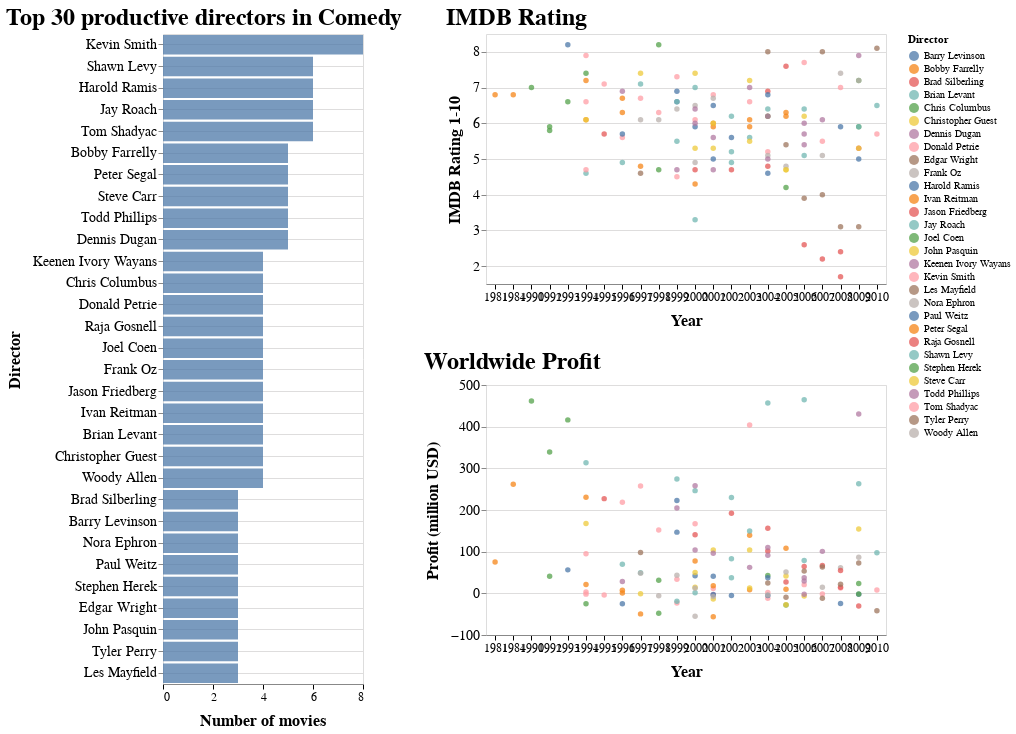

Source (notebook cell):
### Code cell
make_plot(genre = 'Comedy')

### Figure 1 — Vega-Lite specification as saved in the notebook (floating-point values rounded to 4 significant figures)
{"$schema": "https://vega.github.io/schema/vega-lite/v3.4.0.json", "config": {"axisX": {"domain": true, "domainWidth": 1, "grid": false, "gridColor": "#DEDDDD", "labelAngle": 0, "labelFont": "Arial", "labelFontSize": 12, "tickColor": "#000000", "tickSize": 5, "title": "X Axis Title (units)", "titleFont": "Arial", "titleFontSize": 16, "titlePadding": 10}, "axisY": {"domain": false, "grid": true, "gridColor": "#DEDDDD", "gridWidth": 1, "labelAngle": 0, "labelFont": "Arial", "labelFontSize": 14, "title": "Y Axis Title (units)", "titleFont": "Arial", "titleFontSize": 16, "titlePadding": 10}, "title": {"anchor": "start", "font": "Arial", "fontColor": "#000000", "fontSize": 24}, "view": {"height": 300, "width": 400}}, "datasets": {"data-1de48c468e58f005d5bb31c1f5b9267d": [{"Count": 8, "Director": "Kevin Smith", "Major_Genre": "Comedy"}, {"Count": 6, "Director": "Shawn Levy", "Major_Genre": "Comedy"}, {"Count": 6, "Director": "Harold Ramis", "Major_Genre": "Comedy"}, {"Count": 6, "Director": "Jay Roach", "Major_Genre": "Comedy"}, {"Count": 6, "Director": "Tom Shadyac", "Major_Genre": "Comedy"}, {"Count": 5, "Director": "Bobby Farrelly", "Major_Genre": "Comedy"}, {"Count": 5, "Director": "Peter Segal", "Major_Genre": "Comedy"}, {"Count": 5, "Director": "Steve Carr", "Major_Genre": "Comedy"}, {"Count": 5, "Director": "Todd Phillips", "Major_Genre": "Comedy"}, {"Count": 5, "Director": "Dennis Dugan", "Major_Genre": "Comedy"}, {"Count": 4, "Director": "Keenen Ivory Wayans", "Major_Genre": "Comedy"}, {"Count": 4, "Director": "Chris Columbus", "Major_Genre": "Comedy"}, {"Count": 4, "Director": "Donald Petrie", "Major_Genre": "Comedy"}, {"Count": 4, "Director": "Raja Gosnell", "Major_Genre": "Comedy"}, {"Count": 4, "Director": "Joel Coen", "Major_Genre": "Comedy"}, {"Count": 4, "Director": "Frank Oz", "Major_Genre": "Comedy"}, {"Count": 4, "Director": "Jason Friedberg", "Major_Genre": "Comedy"}, {"Count": 4, "Director": "Ivan Reitman", "Major_Genre": "Comedy"}, {"Count": 4, "Director": "Brian Levant", "Major_Genre": "Comedy"}, {"Count": 4, "Director": "Christopher Guest", "Major_Genre": "Comedy"}, {"Count": 4, "Director": "Woody Allen", "Major_Genre": "Comedy"}, {"Count": 3, "Director": "Brad Silberling", "Major_Genre": "Comedy"}, {"Count": 3, "Director": "Barry Levinson", "Major_Genre": "Comedy"}, {"Count": 3, "Director": "Nora Ephron", "Major_Genre": "Comedy"}, {"Count": 3, "Director": "Paul Weitz", "Major_Genre": "Comedy"}, {"Count": 3, "Director": "Stephen Herek", "Major_Genre": "Comedy"}, {"Count": 3, "Director": "Edgar Wright", "Major_Genre": "Comedy"}, {"Count": 3, "Director": "John Pasquin", "Major_Genre": "Comedy"}, {"Count": 3, "Director": "Tyler Perry", "Major_Genre": "Comedy"}, {"Count": 3, "Director": "Les Mayfield", "Major_Genre": "Comedy"}], "data-b2b71579100f23351480873e3c0777b7": [{"Count": 6, "Director": "Tom Shadyac", "IMDB_Rating": 6.6, "MPAA_Rating": "PG-13", "Major_Genre": "Comedy", "Profit_Million": 95.22, "Title": "Ace Ventura: Pet Detective", "Year": 1994}, {"Count": 6, "Director": "Tom Shadyac", "IMDB_Rating": 5.6, "MPAA_Rating": "PG-13", "Major_Genre": "Comedy", "Profit_Million": 218.8, "Title": "The Nutty Professor", "Year": 1996}, {"Count": 6, "Director": "Tom Shadyac", "IMDB_Rating": 5.5, "MPAA_Rating": "PG", "Major_Genre": "Comedy", "Profit_Million": -1.781, "Title": "Evan Almighty", "Year": 2007}, {"Count": 6, "Director": "Tom Shadyac", "IMDB_Rating": 6.6, "MPAA_Rating": "PG-13", "Major_Genre": "Comedy", "Profit_Million": 404.0, "Title": "Bruce Almighty", "Year": 2003}, {"Count": 6, "Director": "Tom Shadyac", "IMDB_Rating": 6.7, "MPAA_Rating": "PG-13", "Major_Genre": "Comedy", "Profit_Million": 257.7, "Title": "Liar Liar", "Year": 1997}, {"Count": 6, "Director": "Tom Shadyac", "IMDB_Rating": 6.3, "MPAA_Rating": "PG-13", "Major_Genre": "Comedy", "Profit_Million": 152.2, "Title": "Patch Adams", "Year": 1998}, {"Count": 8, "Director": "Kevin Smith", "IMDB_Rating": 7.9, "MPAA_Rating": "R", "Major_Genre": "Comedy", "Profit_Million": 3.046, "Title": "Clerks", "Year": 1994}, {"Count": 8, "Director": "Kevin Smith", "IMDB_Rating": 7.1, "MPAA_Rating": "R", "Major_Genre": "Comedy", "Profit_Million": -3.992, "Title": "Mallrats", "Year": 1995}, {"Count": 8, "Director": "Kevin Smith", "IMDB_Rating": 5.7, "MPAA_Rating": "R", "Major_Genre": "Comedy", "Profit_Million": 7.875, "Title": "Cop Out", "Year": 2010}, {"Count": 8, "Director": "Kevin Smith", "IMDB_Rating": 7.7, "MPAA_Rating": "R", "Major_Genre": "Comedy", "Profit_Million": 20.89, "Title": "Clerks II", "Year": 2006}, {"Count": 8, "Director": "Kevin Smith", "IMDB_Rating": 7.3, "MPAA_Rating": "R", "Major_Genre": "Comedy", "Profit_Million": 33.95, "Title": "Dogma", "Year": 1999}, {"Count": 8, "Director": "Kevin Smith", "IMDB_Rating": 6.2, "MPAA_Rating": "PG-13", "Major_Genre": "Comedy", "Profit_Million": 2.066, "Title": "Jersey Girl", "Year": 2004}, {"Count": 8, "Director": "Kevin Smith", "IMDB_Rating": 6.8, "MPAA_Rating": "R", "Major_Genre": "Comedy", "Profit_Million": 11.76, "Title": "Jay and Silent Bob Strike Back", "Year": 2001}, {"Count": 8, "Director": "Kevin Smith", "IMDB_Rating": 7, "MPAA_Rating": "R", "Major_Genre": "Comedy", "Profit_Million": 12.85, "Title": "Zack and Miri Make a Porno", "Year": 2008}, {"Count": 3, "Director": "Brad Silberling", "IMDB_Rating": 5.7, "MPAA_Rating": "PG", "Major_Genre": "Comedy", "Profit_Million": 227.3, "Title": "Casper", "Year": 1995}, {"Count": 3, "Director": "Brad Silberling", "IMDB_Rating": 5.3, "MPAA_Rating": "PG-13", "Major_Genre": "Comedy", "Profit_Million": -30.45, "Title": "Land of the Lost", "Year": 2009}, {"Count": 3, "Director": "Brad Silberling", "IMDB_Rating": 6.9, "MPAA_Rating": "PG", "Major_Genre": "Comedy", "Profit_Million": 101.6, "Title": "Lemony Snicket's A Series of Unfortunate Events", "Year": 2004}, {"Count": 5, "Director": "Bobby Farrelly", "IMDB_Rating": 7.2, "MPAA_Rating": "PG-13", "Major_Genre": "Comedy", "Profit_Million": 230.4, "Title": "Dumb & Dumber", "Year": 1994}, {"Count": 5, "Director": "Bobby Farrelly", "IMDB_Rating": 6.7, "MPAA_Rating": "R", "Major_Genre": "Comedy", "Profit_Million": 7.223, "Title": "Kingpin", "Year": 1996}, {"Count": 5, "Director": "Bobby Farrelly", "IMDB_Rating": 6.3, "MPAA_Rating": "PG-13", "Major_Genre": "Comedy", "Profit_Million": 10.07, "Title": "Fever Pitch", "Year": 2005}, {"Count": 5, "Director": "Bobby Farrelly", "IMDB_Rating": 6, "MPAA_Rating": "PG", "Major_Genre": "Comedy", "Profit_Million": -56.4, "Title": "Osmosis Jones", "Year": 2001}, {"Count": 5, "Director": "Bobby Farrelly", "IMDB_Rating": 5.9, "MPAA_Rating": "PG-13", "Major_Genre": "Comedy", "Profit_Million": 8.537, "Title": "Stuck On You", "Year": 2003}, {"Count": 4, "Director": "Brian Levant", "IMDB_Rating": 4.6, "MPAA_Rating": "PG", "Major_Genre": "Comedy", "Profit_Million": 313.5, "Title": "The Flintstones", "Year": 1994}, {"Count": 4, "Director": "Brian Levant", "IMDB_Rating": 4.9, "MPAA_Rating": "PG", "Major_Genre": "Comedy", "Profit_Million": 69.83, "Title": "Jingle All the Way", "Year": 1996}, {"Count": 4, "Director": "Brian Levant", "IMDB_Rating": 4.9, "MPAA_Rating": "PG", "Major_Genre": "Comedy", "Profit_Million": 83.01, "Title": "Snow Dogs", "Year": 2002}, {"Count": 4, "Director": "Brian Levant", "IMDB_Rating": 3.3, "MPAA_Rating": "PG", "Major_Genre": "Comedy", "Profit_Million": 1.431, "Title": "The Flintstones in Viva Rock Vegas", "Year": 2000}, {"Count": 4, "Director": "Ivan Reitman", "IMDB_Rating": 6.8, "MPAA_Rating": "PG", "Major_Genre": "Comedy", "Profit_Million": 261.6, "Title": "Ghostbusters", "Year": 1984}, {"Count": 4, "Director": "Ivan Reitman", "IMDB_Rating": 6.8, "MPAA_Rating": "R", "Major_Genre": "Comedy", "Profit_Million": 75.3, "Title": "Stripes", "Year": 1981}, {"Count": 4, "Director": "Ivan Reitman", "IMDB_Rating": 5.9, "MPAA_Rating": "PG-13", "Major_Genre": "Comedy", "Profit_Million": 18.34, "Title": "Evolution", "Year": 2001}, {"Count": 4, "Director": "Ivan Reitman", "IMDB_Rating": 4.8, "MPAA_Rating": "PG-13", "Major_Genre": "Comedy", "Profit_Million": -49.32, "Title": "Father's Day", "Year": 1997}, {"Count": 6, "Director": "Harold Ramis", "IMDB_Rating": 8.2, "MPAA_Rating": "PG", "Major_Genre": "Comedy", "Profit_Million": 56.31, "Title": "Groundhog Day", "Year": 1993}, {"Count": 6, "Director": "Harold Ramis", "IMDB_Rating": 5.7, "MPAA_Rating": "PG-13", "Major_Genre": "Comedy", "Profit_Million": -24.87, "Title": "Multiplicity", "Year": 1996}, {"Count": 6, "Director": "Harold Ramis", "IMDB_Rating": 5.6, "MPAA_Rating": "R", "Major_Genre": "Comedy", "Profit_Million": -5.005, "Title": "Analyze That", "Year": 2002}, {"Count": 6, "Director": "Harold Ramis", "IMDB_Rating": 6.6, "MPAA_Rating": "R", "Major_Genre": "Comedy", "Profit_Million": 146.9, "Title": "Analyze This", "Year": 1999}, {"Count": 6, "Director": "Harold Ramis", "IMDB_Rating": 5.9, "MPAA_Rating": "PG-13", "Major_Genre": "Comedy", "Profit_Million": 42.38, "Title": "Bedazzled", "Year": 2000}, {"Count": 6, "Director": "Harold Ramis", "IMDB_Rating": 5, "MPAA_Rating": "PG-13", "Major_Genre": "Comedy", "Profit_Million": -2.395, "Title": "Year One", "Year": 2009}, {"Count": 4, "Director": "Chris Columbus", "IMDB_Rating": 5.8, "MPAA_Rating": "PG", "Major_Genre": "Comedy", "Profit_Million": 339.0, "Title": "Home Alone 2: Lost in New York", "Year": 1992}, {"Count": 4, "Director": "Chris Columbus", "IMDB_Rating": 7, "MPAA_Rating": "PG", "Major_Genre": "Comedy", "Profit_Million": 461.7, "Title": "Home Alone", "Year": 1990}, {"Count": 4, "Director": "Chris Columbus", "IMDB_Rating": 6.6, "MPAA_Rating": "PG-13", "Major_Genre": "Comedy", "Profit_Million": 416.3, "Title": "Mrs. Doubtfire", "Year": 1993}, {"Count": 4, "Director": "Chris Columbus", "IMDB_Rating": 5.9, "MPAA_Rating": "PG-13", "Major_Genre": "Comedy", "Profit_Million": -1.617, "Title": "I Love You, Beth Cooper", "Year": 2009}, {"Count": 5, "Director": "Dennis Dugan", "IMDB_Rating": 6.9, "MPAA_Rating": "PG-13", "Major_Genre": "Comedy", "Profit_Million": 28.62, "Title": "Happy Gilmore", "Year": 1996}, {"Count": 5, "Director": "Dennis Dugan", "IMDB_Rating": 4.7, "MPAA_Rating": "PG-13", "Major_Genre": "Comedy", "Profit_Million": 204.8, "Title": "Big Daddy", "Year": 1999}, {"Count": 5, "Director": "Dennis Dugan", "IMDB_Rating": 5.4, "MPAA_Rating": "PG-13", "Major_Genre": "Comedy", "Profit_Million": 29.84, "Title": "The Benchwarmers", "Year": 2006}, {"Count": 5, "Director": "Dennis Dugan", "IMDB_Rating": 6.1, "MPAA_Rating": "PG-13", "Major_Genre": "Comedy", "Profit_Million": 100.7, "Title": "I Now Pronounce You Chuck and Larry", "Year": 2007}, {"Count": 5, "Director": "Dennis Dugan", "IMDB_Rating": 5.6, "MPAA_Rating": "R", "Major_Genre": "Comedy", "Profit_Million": -2.648, "Title": "Saving Silverman", "Year": 2001}, {"Count": 4, "Director": "Joel Coen", "IMDB_Rating": 7.4, "MPAA_Rating": "PG", "Major_Genre": "Comedy", "Profit_Million": -25.06, "Title": "The Hudsucker Proxy", "Year": 1994}, {"Count": 4, "Director": "Joel Coen", "IMDB_Rating": 7.2, "MPAA_Rating": "R", "Major_Genre": "Comedy", "Profit_Million": 23.71, "Title": "A Serious Man", "Year": 2009}, {"Count": 4, "Director": "Joel Coen", "IMDB_Rating": 8.2, "MPAA_Rating": "R", "Major_Genre": "Comedy", "Profit_Million": 31.19, "Title": "The Big Lebowski", "Year": 1998}, {"Count": 4, "Director": "Joel Coen", "IMDB_Rating": 6.2, "MPAA_Rating": "R", "Major_Genre": "Comedy", "Profit_Million": 42.69, "Title": "The Ladykillers", "Year": 2004}, {"Count": 3, "Director": "Stephen Herek", "IMDB_Rating": 5.9, "MPAA_Rating": "PG", "Major_Genre": "Comedy", "Profit_Million": 40.75, "Title": "The Mighty Ducks", "Year": 1992}, {"Count": 3, "Director": "Stephen Herek", "IMDB_Rating": 4.7, "MPAA_Rating": "PG", "Major_Genre": "Comedy", "Profit_Million": -47.93, "Title": "Holy Man", "Year": 1998}, {"Count": 3, "Director": "Stephen Herek", "IMDB_Rating": 4.2, "MPAA_Rating": "PG-13", "Major_Genre": "Comedy", "Profit_Million": -27.9, "Title": "Man of the House", "Year": 2005}, {"Count": 5, "Director": "Peter Segal", "IMDB_Rating": 6.1, "MPAA_Rating": "PG-13", "Major_Genre": "Comedy", "Profit_Million": 21.04, "Title": "Naked Gun 33 1/3: The Final Insult", "Year": 1994}, {"Count": 5, "Director": "Peter Segal", "IMDB_Rating": 6.1, "MPAA_Rating": "PG-13", "Major_Genre": "Comedy", "Profit_Million": 139.7, "Title": "Anger Management", "Year": 2003}, {"Count": 5, "Director": "Peter Segal", "IMDB_Rating": 6.2, "MPAA_Rating": "PG-13", "Major_Genre": "Comedy", "Profit_Million": 108.3, "Title": "The Longest Yard", "Year": 2005}, {"Count": 5, "Director": "Peter Segal", "IMDB_Rating": 6.3, "MPAA_Rating": "PG-13", "Major_Genre": "Comedy", "Profit_Million": 0.8318, "Title": "My Fellow Americans", "Year": 1996}, {"Count": 5, "Director": "Peter Segal", "IMDB_Rating": 4.3, "MPAA_Rating": "PG-13", "Major_Genre": "Comedy", "Profit_Million": 77.6, "Title": "Nutty Professor II: The Klumps", "Year": 2000}, {"Count": 4, "Director": "Donald Petrie", "IMDB_Rating": 4.7, "MPAA_Rating": "PG", "Major_Genre": "Comedy", "Profit_Million": -1.912, "Title": "Ri¢hie Ri¢h", "Year": 1994}, {"Count": 4, "Director": "Donald Petrie", "IMDB_Rating": 6.1, "MPAA_Rating": "PG-13", "Major_Genre": "Comedy", "Profit_Million": 167.1, "Title": "Miss Congeniality", "Year": 2000}, {"Count": 4, "Director": "Donald Petrie", "IMDB_Rating": 5.2, "MPAA_Rating": "PG-13", "Major_Genre": "Comedy", "Profit_Million": -11.53, "Title": "Welcome to Mooseport", "Year": 2004}, {"Count": 4, "Director": "Donald Petrie", "IMDB_Rating": 4.5, "MPAA_Rating": "PG", "Major_Genre": "Comedy", "Profit_Million": -23.15, "Title": "My Favorite Martian", "Year": 1999}, {"Count": 3, "Director": "John Pasquin", "IMDB_Rating": 6.1, "MPAA_Rating": "PG", "Major_Genre": "Comedy", "Profit_Million": 167.8, "Title": "The Santa Clause", "Year": 1994}, {"Count": 3, "Director": "John Pasquin", "IMDB_Rating": 5.3, "MPAA_Rating": "PG", "Major_Genre": "Comedy", "Profit_Million": -13.48, "Title": "Joe Somebody", "Year": 2001}, {"Count": 3, "Director": "John Pasquin", "IMDB_Rating": 4.7, "MPAA_Rating": "PG-13", "Major_Genre": "Comedy", "Profit_Million": 41.38, "Title": "Miss Congeniality 2: Armed and Fabulous", "Year": 2005}, {"Count": 4, "Director": "Christopher Guest", "IMDB_Rating": 7.4, "MPAA_Rating": "R", "Major_Genre": "Comedy", "Profit_Million": -1.077, "Title": "Waiting for Guffman", "Year": 1997}, {"Count": 4, "Director": "Christopher Guest", "IMDB_Rating": 7.4, "MPAA_Rating": "PG-13", "Major_Genre": "Comedy", "Profit_Million": 14.7, "Title": "Best in Show", "Year": 2000}, {"Count": 4, "Director": "Christopher Guest", "IMDB_Rating": 6.2, "MPAA_Rating": "PG-13", "Major_Genre": "Comedy", "Profit_Million": -6.45, "Title": "For Your Consideration", "Year": 2006}, {"Count": 4, "Director": "Christopher Guest", "IMDB_Rating": 7.2, "MPAA_Rating": "PG-13", "Major_Genre": "Comedy", "Profit_Million": 12.55, "Title": "A Mighty Wind", "Year": 2003}, {"Count": 3, "Director": "Paul Weitz", "IMDB_Rating": 6.9, "MPAA_Rating": "R", "Major_Genre": "Comedy", "Profit_Million": 222.8, "Title": "American Pie", "Year": 1999}, {"Count": 3, "Director": "Paul Weitz", "IMDB_Rating": 5, "MPAA_Rating": "PG-13", "Major_Genre": "Comedy", "Profit_Million": 41.17, "Title": "Down to Earth", "Year": 2001}, {"Count": 3, "Director": "Paul Weitz", "IMDB_Rating": 6.8, "MPAA_Rating": "PG-13", "Major_Genre": "Comedy", "Profit_Million": 37.49, "Title": "In Good Company", "Year": 2004}, {"Count": 6, "Director": "Jay Roach", "IMDB_Rating": 6.6, "MPAA_Rating": "PG-13", "Major_Genre": "Comedy", "Profit_Million": 274.6, "Title": "Austin Powers: The Spy Who Shagged Me", "Year": 1999}, {"Count": 6, "Director": "Jay Roach", "IMDB_Rating": 6.2, "MPAA_Rating": "PG-13", "Major_Genre": "Comedy", "Profit_Million": 229.7, "Title": "Austin Powers in Goldmember", "Year": 2002}, {"Count": 6, "Director": "Jay Roach", "IMDB_Rating": 7.1, "MPAA_Rating": "PG-13", "Major_Genre": "Comedy", "Profit_Million": 49.68, "Title": "Austin Powers: International Man of Mystery", "Year": 1997}, {"Count": 6, "Director": "Jay Roach", "IMDB_Rating": 6.4, "MPAA_Rating": "PG-13", "Major_Genre": "Comedy", "Profit_Million": 456.6, "Title": "Meet the Fockers", "Year": 2004}, {"Count": 6, "Director": "Jay Roach", "IMDB_Rating": 7, "MPAA_Rating": "PG-13", "Major_Genre": "Comedy", "Profit_Million": 246.5, "Title": "Meet the Parents", "Year": 2000}, {"Count": 6, "Director": "Jay Roach", "IMDB_Rating": 5.5, "MPAA_Rating": "R", "Major_Genre": "Comedy", "Profit_Million": -19.11, "Title": "Mystery, Alaska", "Year": 1999}, {"Count": 6, "Director": "Shawn Levy", "IMDB_Rating": 5.2, "MPAA_Rating": "PG", "Major_Genre": "Comedy", "Profit_Million": 37.38, "Title": "Big Fat Liar", "Year": 2002}, {"Count": 6, "Director": "Shawn Levy", "IMDB_Rating": 5.6, "MPAA_Rating": "PG", "Major_Genre": "Comedy", "Profit_Million": 149.7, "Title": "Cheaper by the Dozen", "Year": 2003}, {"Count": 6, "Director": "Shawn Levy", "IMDB_Rating": 6.5, "MPAA_Rating": "PG-13", "Major_Genre": "Comedy", "Profit_Million": 97.25, "Title": "Date Night", "Year": 2010}, {"Count": 6, "Director": "Shawn Levy", "IMDB_Rating": 6.4, "MPAA_Rating": "PG", "Major_Genre": "Comedy", "Profit_Million": 464.5, "Title": "Night at the Museum", "Year": 2006}, {"Count": 6, "Director": "Shawn Levy", "IMDB_Rating": 5.9, "MPAA_Rating": "PG", "Major_Genre": "Comedy", "Profit_Million": 263.1, "Title": "Night at the Museum: Battle of the Smithsonian", "Year": 2009}, {"Count": 6, "Director": "Shawn Levy", "IMDB_Rating": 5.1, "MPAA_Rating": "PG", "Major_Genre": "Comedy", "Profit_Million": 78.93, "Title": "The Pink Panther", "Year": 2006}, {"Count": 4, "Director": "Raja Gosnell", "IMDB_Rating": 4.7, "MPAA_Rating": "PG-13", "Major_Genre": "Comedy", "Profit_Million": 140.6, "Title": "Big Momma's House", "Year": 2000}, {"Count": 4, "Director": "Raja Gosnell", "IMDB_Rating": 4.8, "MPAA_Rating": "PG", "Major_Genre": "Comedy", "Profit_Million": 156.2, "Title": "Scooby-Doo 2: Monsters Unleashed", "Year": 2004}, {"Count": 4, "Director": "Raja Gosnell", "IMDB_Rating": 4.7, "MPAA_Rating": "PG", "Major_Genre": "Comedy", "Profit_Million": 192.3, "Title": "Scooby-Doo", "Year": 2002}, {"Count": 4, "Director": "Raja Gosnell", "IMDB_Rating": 7.6, "MPAA_Rating": "PG", "Major_Genre": "Comedy", "Profit_Million": 27.36, "Title": "Yours, Mine and Ours", "Year": 2005}, {"Count": 3, "Director": "Barry Levinson", "IMDB_Rating": 6.5, "MPAA_Rating": "PG-13", "Major_Genre": "Comedy", "Profit_Million": -3.477, "Title": "Bandits", "Year": 2001}, {"Count": 3, "Director": "Barry Levinson", "IMDB_Rating": 4.6, "MPAA_Rating": "PG-13", "Major_Genre": "Comedy", "Profit_Million": -5.434, "Title": "Envy", "Year": 2004}, {"Count": 3, "Director": "Barry Levinson", "IMDB_Rating": 5.9, "MPAA_Rating": "R", "Major_Genre": "Comedy", "Profit_Million": -24.59, "Title": "What Just Happened", "Year": 2008}, {"Count": 4, "Director": "Frank Oz", "IMDB_Rating": 6.4, "MPAA_Rating": "PG-13", "Major_Genre": "Comedy", "Profit_Million": 43.7, "Title": "Bowfinger", "Year": 1999}, {"Count": 4, "Director": "Frank Oz", "IMDB_Rating": 5.1, "MPAA_Rating": "R", "Major_Genre": "Comedy", "Profit_Million": 14.74, "Title": "Death at a Funeral", "Year": 2007}, {"Count": 4, "Director": "Frank Oz", "IMDB_Rating": 6.1, "MPAA_Rating": "PG-13", "Major_Genre": "Comedy", "Profit_Million": 48.23, "Title": "In & Out", "Year": 1997}, {"Count": 4, "Director": "Frank Oz", "IMDB_Rating": 5.1, "MPAA_Rating": "PG-13", "Major_Genre": "Comedy", "Profit_Million": -3.778, "Title": "The Stepford Wives", "Year": 2004}, {"Count": 3, "Director": "Nora Ephron", "IMDB_Rating": 4.8, "MPAA_Rating": "PG-13", "Major_Genre": "Comedy", "Profit_Million": 51.41, "Title": "Bewitched", "Year": 2005}, {"Count": 3, "Director": "Nora Ephron", "IMDB_Rating": 7.2, "MPAA_Rating": "PG-13", "Major_Genre": "Comedy", "Profit_Million": 86.65, "Title": "Julie & Julia", "Year": 2009}, {"Count": 3, "Director": "Nora Ephron", "IMDB_Rating": 4.9, "MPAA_Rating": "R", "Major_Genre": "Comedy", "Profit_Million": -54.99, "Title": "Lucky Numbers", "Year": 2000}, {"Count": 4, "Director": "Woody Allen", "IMDB_Rating": 6.1, "MPAA_Rating": "R", "Major_Genre": "Comedy", "Profit_Million": -5.8, "Title": "Celebrity", "Year": 1998}, {"Count": 4, "Director": "Woody Allen", "IMDB_Rating": 6.7, "MPAA_Rating": "PG-13", "Major_Genre": "Comedy", "Profit_Million": -7.503, "Title": "The Curse of the Jade Scorpion", "Year": 2001}, {"Count": 4, "Director": "Woody Allen", "IMDB_Rating": 7.4, "MPAA_Rating": "PG-13", "Major_Genre": "Comedy", "Profit_Million": 61.21, "Title": "Vicky Cristina Barcelona", "Year": 2008}, {"Count": 4, "Director": "Woody Allen", "IMDB_Rating": 6.5, "MPAA_Rating": "PG", "Major_Genre": "Comedy", "Profit_Million": 11.93, "Title": "Small Time Crooks", "Year": 2000}, {"Count": 3, "Director": "Les Mayfield", "IMDB_Rating": 4, "MPAA_Rating": "PG-13", "Major_Genre": "Comedy", "Profit_Million": -11.86, "Title": "Code Name: The Cleaner", "Year": 2007}, {"Count": 3, "Director": "Les Mayfield", "IMDB_Rating": 4.6, "MPAA_Rating": "PG", "Major_Genre": "Comedy", "Profit_Million": 97.99, "Title": "Flubber", "Year": 1997}, {"Count": 3, "Director": "Les Mayfield", "IMDB_Rating": 5.4, "MPAA_Rating": "PG-13", "Major_Genre": "Comedy", "Profit_Million": -9.606, "Title": "The Man", "Year": 2005}, {"Count": 5, "Director": "Steve Carr", "IMDB_Rating": 5.5, "MPAA_Rating": "PG", "Major_Genre": "Comedy", "Profit_Million": 104.3, "Title": "Daddy Day Care", "Year": 2003}, {"Count": 5, "Director": "Steve Carr", "IMDB_Rating": 6, "MPAA_Rating": "PG", "Major_Genre": "Comedy", "Profit_Million": 104.1, "Title": "Doctor Dolittle 2", "Year": 2001}, {"Count": 5, "Director": "Steve Carr", "IMDB_Rating": 5.3, "MPAA_Rating": "R", "Major_Genre": "Comedy", "Profit_Million": 50.18, "Title": "Next Friday", "Year": 2000}, {"Count": 5, "Director": "Steve Carr", "IMDB_Rating": 5.3, "MPAA_Rating": "PG", "Major_Genre": "Comedy", "Profit_Million": 154.4, "Title": "Paul Blart: Mall Cop", "Year": 2009}, {"Count": 5, "Director": "Steve Carr", "IMDB_Rating": 4.7, "MPAA_Rating": "PG", "Major_Genre": "Comedy", "Profit_Million": -27.51, "Title": "Rebound", "Year": 2005}, {"Count": 4, "Director": "Jason Friedberg", "IMDB_Rating": 2.6, "MPAA_Rating": "PG-13", "Major_Genre": "Comedy", "Profit_Million": 64.55, "Title": "Date Movie", "Year": 2006}, {"Count": 4, "Director": "Jason Friedberg", "IMDB_Rating": 1.7, "MPAA_Rating": "PG-13", "Major_Genre": "Comedy", "Profit_Million": 14.69, "Title": "Disaster Movie", "Year": 2008}, {"Count": 4, "Director": "Jason Friedberg", "IMDB_Rating": 2.2, "MPAA_Rating": "PG-13", "Major_Genre": "Comedy", "Profit_Million": 66.86, "Title": "Epic Movie", "Year": 2007}, {"Count": 4, "Director": "Jason Friedberg", "IMDB_Rating": 2.4, "MPAA_Rating": "PG-13", "Major_Genre": "Comedy", "Profit_Million": 54.65, "Title": "Meet the Spartans", "Year": 2008}, {"Count": 3, "Director": "Tyler Perry", "IMDB_Rating": 3.9, "MPAA_Rating": "PG-13", "Major_Genre": "Comedy", "Profit_Million": 53.31, "Title": "Madea's Family Reunion", "Year": 2006}, {"Count": 3, "Director": "Tyler Perry", "IMDB_Rating": 3.1, "MPAA_Rating": "PG-13", "Major_Genre": "Comedy", "Profit_Million": 21.98, "Title": "Meet the Browns", "Year": 2008}, {"Count": 3, "Director": "Tyler Perry", "IMDB_Rating": 3.1, "MPAA_Rating": "PG-13", "Major_Genre": "Comedy", "Profit_Million": 73.01, "Title": "Madea Goes To Jail", "Year": 2009}, {"Count": 5, "Director": "Todd Phillips", "IMDB_Rating": 7.9, "MPAA_Rating": "R", "Major_Genre": "Comedy", "Profit_Million": 430.1, "Title": "The Hangover", "Year": 2009}, {"Count": 5, "Director": "Todd Phillips", "IMDB_Rating": 6.2, "MPAA_Rating": "PG-13", "Major_Genre": "Comedy", "Profit_Million": 110.2, "Title": "Starsky & Hutch", "Year": 2004}, {"Count": 5, "Director": "Todd Phillips", "IMDB_Rating": 7, "MPAA_Rating": "R", "Major_Genre": "Comedy", "Profit_Million": 62.33, "Title": "Old School", "Year": 2003}, {"Count": 5, "Director": "Todd Phillips", "IMDB_Rating": 6.4, "MPAA_Rating": "R", "Major_Genre": "Comedy", "Profit_Million": 103.7, "Title": "Road Trip", "Year": 2000}, {"Count": 5, "Director": "Todd Phillips", "IMDB_Rating": 6, "MPAA_Rating": "PG-13", "Major_Genre": "Comedy", "Profit_Million": -2.192, "Title": "School for Scoundrels", "Year": 2006}, {"Count": 3, "Director": "Edgar Wright", "IMDB_Rating": 8, "MPAA_Rating": "R", "Major_Genre": "Comedy", "Profit_Million": 63.2, "Title": "Hot Fuzz", "Year": 2007}, {"Count": 3, "Director": "Edgar Wright", "IMDB_Rating": 8, "MPAA_Rating": "R", "Major_Genre": "Comedy", "Profit_Million": 24.63, "Title": "Shaun of the Dead", "Year": 2004}, {"Count": 3, "Director": "Edgar Wright", "IMDB_Rating": 8.1, "MPAA_Rating": "PG-13", "Major_Genre": "Comedy", "Profit_Million": -41.85, "Title": "Scott Pilgrim vs. The World", "Year": 2010}, {"Count": 4, "Director": "Keenen Ivory Wayans", "IMDB_Rating": 5.7, "MPAA_Rating": "PG-13", "Major_Genre": "Comedy", "Profit_Million": 37.64, "Title": "Little Man", "Year": 2006}, {"Count": 4, "Director": "Keenen Ivory Wayans", "IMDB_Rating": 4.7, "MPAA_Rating": "R", "Major_Genre": "Comedy", "Profit_Million": 96.19, "Title": "Scary Movie 2", "Year": 2001}, {"Count": 4, "Director": "Keenen Ivory Wayans", "IMDB_Rating": 6, "MPAA_Rating": "R", "Major_Genre": "Comedy", "Profit_Million": 258.2, "Title": "Scary Movie", "Year": 2000}, {"Count": 4, "Director": "Keenen Ivory Wayans", "IMDB_Rating": 5, "MPAA_Rating": "PG-13", "Major_Genre": "Comedy", "Profit_Million": 91.45, "Title": "White Chicks", "Year": 2004}]}, "hconcat": [{"data": {"name": "data-1de48c468e58f005d5bb31c1f5b9267d"}, "encoding": {"opacity": {"condition": {"selection": "selector009", "value": 0.75}, "value": 0.05}, "x": {"field": "Count", "title": "Number of movies", "type": "quantitative"}, "y": {"field": "Director", "sort": {"field": "Count:Q", "order": "ascending"}, "title": "Director", "type": "nominal"}}, "height": 650, "mark": "bar", "selection": {"selector009": {"encodings": ["y"], "type": "multi"}}, "title": "Top 30 productive directors in Comedy", "width": 200}, {"data": {"name": "data-b2b71579100f23351480873e3c0777b7"}, "vconcat": [{"encoding": {"color": {"field": "Director", "type": "nominal"}, "opacity": {"condition": {"selection": "selector009", "value": 0.75}, "value": 0.05}, "tooltip": [{"field": "Title", "type": "nominal"}, {"field": "Major_Genre", "type": "nominal"}, {"field": "Director", "type": "nominal"}, {"field": "IMDB_Rating", "type": "quantitative"}], "x": {"axis": {"title": "Year"}, "field": "Year", "type": "ordinal"}, "y": {"axis": {"title": "IMDB Rating 1-10"}, "field": "IMDB_Rating", "scale": {"zero": false}, "type": "quantitative"}}, "height": 250, "mark": "circle", "selection": {"selector010": {"bind": "scales", "encodings": ["x", "y"], "type": "interval"}}, "title": "IMDB Rating", "width": 400}, {"encoding": {"color": {"field": "Director", "type": "nominal"}, "opacity": {"condition": {"selection": "selector009", "value": 0.75}, "value": 0.05}, "tooltip": [{"field": "Title", "type": "nominal"}, {"field": "Major_Genre", "type": "nominal"}, {"field": "Director", "type": "nominal"}, {"field": "IMDB_Rating", "type": "quantitative"}], "x": {"axis": {"title": "Year"}, "field": "Year", "type": "ordinal"}, "y": {"axis": {"title": "Profit (million USD)"}, "field": "Profit_Million", "scale": {"zero": false}, "type": "quantitative"}}, "height": 250, "mark": "circle", "selection": {"selector011": {"bind": "scales", "encodings": ["x", "y"], "type": "interval"}}, "title": "Worldwide Profit", "width": 400}]}]}
